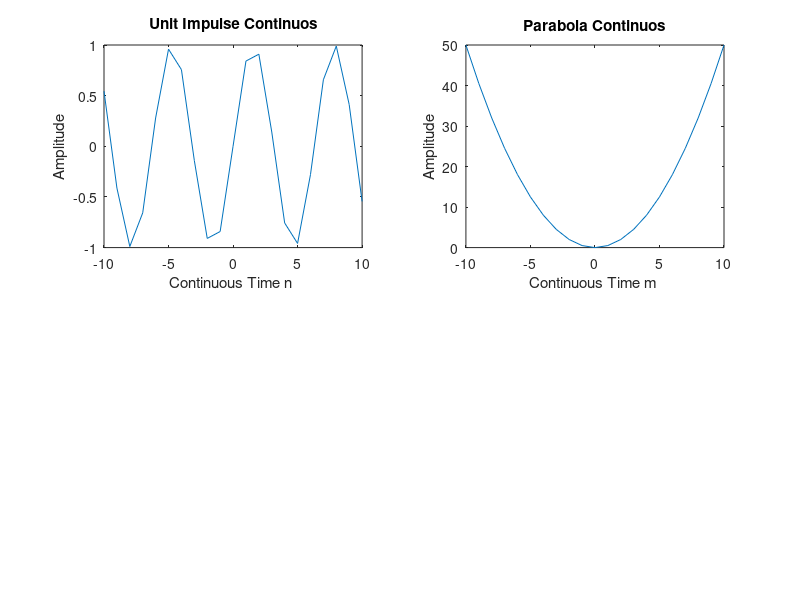

Reproduce this figure in MATLAB. (Note: this script raises an error after producing the figure.)
clc;
close all;
clear all;


%sin wave

n=-10:1:10;
signal=sin(n);
subplot(2,2,1);
plot(n,signal);

xlabel('Continuous Time n ');
ylabel('Amplitude');
title('Unit Impulse Continuos');


%parabolic continuous sequence

m=-10:1:10;
parabola=.5*(n.^2);
subplot(2,2,2);
plot(n,parabola);
xlabel('Continuous Time m ');
ylabel('Amplitude');
title('Parabola Continuos');


%multiplication of unit parabola and unit impulse

p=m;
addition=parabola.*impulse;
subplot(2,2,3:4);
plot(p,addition);
xlabel('Continuous Time');
ylabel('Amplitude');
title('Multiplication Of Parabola and Impulse ');
